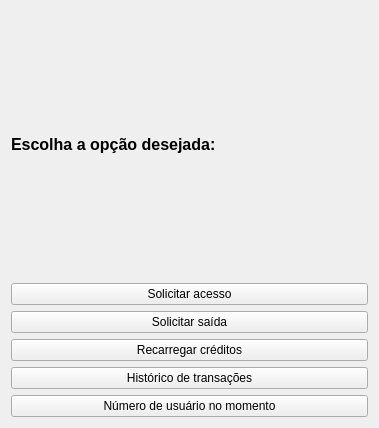
<?xml version="1.0" encoding="UTF-8"?>
<ui version="4.0">
 <class>secondWindow</class>
 <widget class="QWidget" name="secondWindow">
  <property name="geometry">
   <rect>
    <x>0</x>
    <y>0</y>
    <width>379</width>
    <height>428</height>
   </rect>
  </property>
  <property name="windowTitle">
   <string>Form</string>
  </property>
  <layout class="QVBoxLayout" name="verticalLayout_2">
   <item>
    <layout class="QVBoxLayout" name="verticalLayout">
     <item>
      <widget class="QLabel" name="label">
       <property name="font">
        <font>
         <pointsize>12</pointsize>
         <weight>75</weight>
         <bold>true</bold>
        </font>
       </property>
       <property name="text">
        <string>Escolha a opção desejada:</string>
       </property>
      </widget>
     </item>
     <item>
      <widget class="QPushButton" name="pushButton">
       <property name="text">
        <string>Solicitar acesso</string>
       </property>
      </widget>
     </item>
     <item>
      <widget class="QPushButton" name="pushButton_2">
       <property name="text">
        <string>Solicitar saída</string>
       </property>
      </widget>
     </item>
     <item>
      <widget class="QPushButton" name="pushButton_3">
       <property name="text">
        <string>Recarregar créditos</string>
       </property>
      </widget>
     </item>
     <item>
      <widget class="QPushButton" name="pushButton_4">
       <property name="text">
        <string>Histórico de transações</string>
       </property>
      </widget>
     </item>
     <item>
      <widget class="QPushButton" name="pushButton_5">
       <property name="text">
        <string>Número de usuário no momento</string>
       </property>
      </widget>
     </item>
    </layout>
   </item>
  </layout>
 </widget>
 <resources/>
 <connections/>
</ui>
